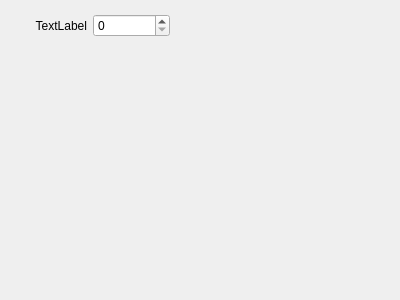
<?xml version="1.0" encoding="UTF-8"?>
<ui version="4.0">
 <class>SpinBoxWithLabel</class>
 <widget class="QWidget" name="SpinBoxWithLabel">
  <property name="geometry">
   <rect>
    <x>0</x>
    <y>0</y>
    <width>400</width>
    <height>300</height>
   </rect>
  </property>
  <property name="windowTitle">
   <string>Form</string>
  </property>
  <widget class="QWidget" name="horizontalLayoutWidget">
   <property name="geometry">
    <rect>
     <x>10</x>
     <y>10</y>
     <width>160</width>
     <height>31</height>
    </rect>
   </property>
   <layout class="QHBoxLayout" name="layout">
    <item>
     <widget class="QLabel" name="label">
      <property name="text">
       <string>TextLabel</string>
      </property>
      <property name="alignment">
       <set>Qt::AlignRight|Qt::AlignTrailing|Qt::AlignVCenter</set>
      </property>
     </widget>
    </item>
    <item>
     <widget class="QSpinBox" name="spinBox"/>
    </item>
   </layout>
  </widget>
 </widget>
 <resources/>
 <connections/>
</ui>
